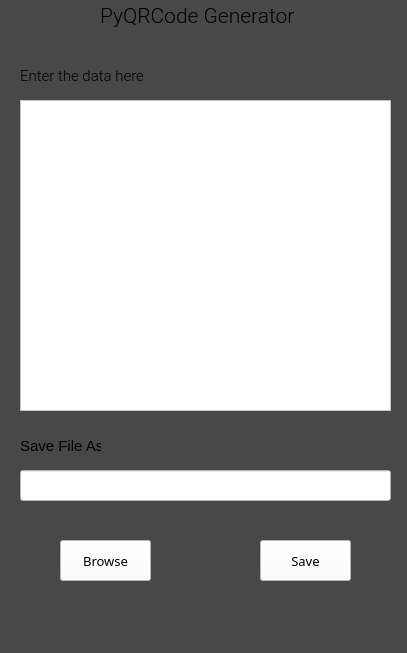
<?xml version="1.0" encoding="UTF-8"?>
<ui version="4.0">
 <class>generateWindow</class>
 <widget class="QMainWindow" name="generateWindow">
  <property name="geometry">
   <rect>
    <x>0</x>
    <y>0</y>
    <width>407</width>
    <height>653</height>
   </rect>
  </property>
  <property name="maximumSize">
   <size>
    <width>407</width>
    <height>653</height>
   </size>
  </property>
  <property name="windowTitle">
   <string>QRCode Generator</string>
  </property>
  <property name="windowIcon">
   <iconset theme=":/image/icon.png">
    <normaloff>.</normaloff>.</iconset>
  </property>
  <property name="styleSheet">
   <string notr="true">background-color: rgb(72, 72, 72);</string>
  </property>
  <widget class="QWidget" name="centralwidget">
   <widget class="QLabel" name="generatorTitle">
    <property name="geometry">
     <rect>
      <x>100</x>
      <y>0</y>
      <width>201</width>
      <height>31</height>
     </rect>
    </property>
    <property name="font">
     <font>
      <family>Roboto Light</family>
      <pointsize>16</pointsize>
      <weight>50</weight>
      <bold>false</bold>
     </font>
    </property>
    <property name="text">
     <string>PyQRCode Generator</string>
    </property>
   </widget>
   <widget class="QLabel" name="dataLabel">
    <property name="geometry">
     <rect>
      <x>20</x>
      <y>60</y>
      <width>131</width>
      <height>31</height>
     </rect>
    </property>
    <property name="font">
     <font>
      <family>Roboto Light</family>
      <pointsize>11</pointsize>
     </font>
    </property>
    <property name="text">
     <string>Enter the data here</string>
    </property>
   </widget>
   <widget class="QTextEdit" name="dataEntry">
    <property name="geometry">
     <rect>
      <x>20</x>
      <y>100</y>
      <width>371</width>
      <height>311</height>
     </rect>
    </property>
    <property name="font">
     <font>
      <family>Raavi</family>
      <pointsize>11</pointsize>
     </font>
    </property>
    <property name="styleSheet">
     <string notr="true">background-color: rgb(255, 255, 255);</string>
    </property>
   </widget>
   <widget class="QLabel" name="saveLabel">
    <property name="geometry">
     <rect>
      <x>20</x>
      <y>430</y>
      <width>81</width>
      <height>31</height>
     </rect>
    </property>
    <property name="font">
     <font>
      <pointsize>11</pointsize>
     </font>
    </property>
    <property name="text">
     <string>Save File As</string>
    </property>
   </widget>
   <widget class="QLineEdit" name="filenameEntry">
    <property name="geometry">
     <rect>
      <x>20</x>
      <y>470</y>
      <width>371</width>
      <height>31</height>
     </rect>
    </property>
    <property name="font">
     <font>
      <family>Raavi</family>
      <pointsize>11</pointsize>
     </font>
    </property>
    <property name="styleSheet">
     <string notr="true">background-color: rgb(255, 255, 255);</string>
    </property>
   </widget>
   <widget class="QPushButton" name="saveBtn">
    <property name="geometry">
     <rect>
      <x>260</x>
      <y>540</y>
      <width>91</width>
      <height>41</height>
     </rect>
    </property>
    <property name="font">
     <font>
      <family>Levenim MT</family>
      <pointsize>10</pointsize>
     </font>
    </property>
    <property name="styleSheet">
     <string notr="true">background-color: rgb(255, 255, 255);</string>
    </property>
    <property name="text">
     <string>Save</string>
    </property>
    <property name="default">
     <bool>false</bool>
    </property>
    <property name="flat">
     <bool>false</bool>
    </property>
   </widget>
   <widget class="QPushButton" name="browseBtn">
    <property name="geometry">
     <rect>
      <x>60</x>
      <y>540</y>
      <width>91</width>
      <height>41</height>
     </rect>
    </property>
    <property name="font">
     <font>
      <family>Levenim MT</family>
      <pointsize>10</pointsize>
     </font>
    </property>
    <property name="styleSheet">
     <string notr="true">background-color: rgb(255, 255, 255);</string>
    </property>
    <property name="text">
     <string>Browse</string>
    </property>
    <property name="default">
     <bool>false</bool>
    </property>
    <property name="flat">
     <bool>false</bool>
    </property>
   </widget>
  </widget>
  <widget class="QMenuBar" name="menubar">
   <property name="geometry">
    <rect>
     <x>0</x>
     <y>0</y>
     <width>407</width>
     <height>21</height>
    </rect>
   </property>
  </widget>
  <widget class="QStatusBar" name="statusbar"/>
 </widget>
 <resources>
  <include location="icon.qrc"/>
 </resources>
 <connections/>
</ui>
